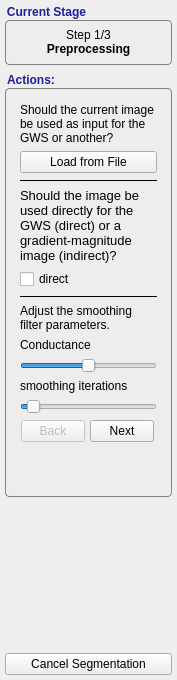
<?xml version="1.0" encoding="UTF-8"?>
<ui version="4.0">
 <class>GlobalWSWizardPanel</class>
 <widget class="QWidget" name="GlobalWSWizardPanel">
  <property name="geometry">
   <rect>
    <x>0</x>
    <y>0</y>
    <width>177</width>
    <height>680</height>
   </rect>
  </property>
  <property name="sizePolicy">
   <sizepolicy hsizetype="Preferred" vsizetype="Preferred">
    <horstretch>0</horstretch>
    <verstretch>0</verstretch>
   </sizepolicy>
  </property>
  <property name="maximumSize">
   <size>
    <width>177</width>
    <height>16777215</height>
   </size>
  </property>
  <property name="windowTitle">
   <string>Form</string>
  </property>
  <property name="styleSheet">
   <string notr="true">* {
font-size: 12px;
}
QGroupBox {
  background-origin: content;
  margin-top: 15px;
  font-weight: bold;
  font-size: 12px;
  font-family: helvetica;
  color: rgb(30,30,160);
  background-color: rgb(237,237,237);
  padding: 5px;
  border-radius: 4px;
  border: 1px solid rgb(130,130,130);
}
QGroupBox::title {
  subcontrol-origin: 	margin;
  subcontrol-position: top left;
}

</string>
  </property>
  <layout class="QVBoxLayout" name="verticalLayout_3">
   <property name="spacing">
    <number>8</number>
   </property>
   <property name="margin">
    <number>5</number>
   </property>
   <item>
    <widget class="QGroupBox" name="boxStepInfo">
     <property name="minimumSize">
      <size>
       <width>0</width>
       <height>60</height>
      </size>
     </property>
     <property name="title">
      <string>Current Stage</string>
     </property>
     <layout class="QVBoxLayout" name="verticalLayout">
      <property name="margin">
       <number>0</number>
      </property>
      <item>
       <widget class="QStackedWidget" name="stackStepInfo">
        <property name="sizePolicy">
         <sizepolicy hsizetype="Preferred" vsizetype="Maximum">
          <horstretch>0</horstretch>
          <verstretch>0</verstretch>
         </sizepolicy>
        </property>
        <property name="currentIndex">
         <number>0</number>
        </property>
        <widget class="QWidget" name="pgInfoPreproc">
         <layout class="QVBoxLayout" name="verticalLayout_6">
          <property name="margin">
           <number>0</number>
          </property>
          <item>
           <widget class="QLabel" name="label_10">
            <property name="maximumSize">
             <size>
              <width>16777215</width>
              <height>16777215</height>
             </size>
            </property>
            <property name="styleSheet">
             <string notr="true">font-size:10px;</string>
            </property>
            <property name="text">
             <string>&lt;!DOCTYPE HTML PUBLIC &quot;-//W3C//DTD HTML 4.0//EN&quot; &quot;http://www.w3.org/TR/REC-html40/strict.dtd&quot;&gt;
&lt;html&gt;&lt;head&gt;&lt;meta name=&quot;qrichtext&quot; content=&quot;1&quot; /&gt;&lt;style type=&quot;text/css&quot;&gt;
p, li { white-space: pre-wrap; }
&lt;/style&gt;&lt;/head&gt;&lt;body style=&quot; font-family:'Lucida Grande'; font-size:10px; font-weight:400; font-style:normal;&quot;&gt;
&lt;p align=&quot;center&quot; style=&quot; margin-top:0px; margin-bottom:0px; margin-left:0px; margin-right:0px; -qt-block-indent:0; text-indent:0px;&quot;&gt;&lt;span style=&quot; font-size:12px;&quot;&gt;Step 1/3&lt;/span&gt;&lt;/p&gt;
&lt;p align=&quot;center&quot; style=&quot; margin-top:0px; margin-bottom:0px; margin-left:0px; margin-right:0px; -qt-block-indent:0; text-indent:0px;&quot;&gt;&lt;span style=&quot; font-size:12px; font-weight:600;&quot;&gt;Preprocessing&lt;/span&gt;&lt;/p&gt;&lt;/body&gt;&lt;/html&gt;</string>
            </property>
            <property name="wordWrap">
             <bool>true</bool>
            </property>
           </widget>
          </item>
         </layout>
        </widget>
        <widget class="QWidget" name="pgInfoWSRange">
         <layout class="QVBoxLayout" name="verticalLayout_8">
          <property name="margin">
           <number>0</number>
          </property>
          <item>
           <widget class="QLabel" name="label_11">
            <property name="maximumSize">
             <size>
              <width>16777215</width>
              <height>16777215</height>
             </size>
            </property>
            <property name="styleSheet">
             <string notr="true">font-size:10px;</string>
            </property>
            <property name="text">
             <string>&lt;!DOCTYPE HTML PUBLIC &quot;-//W3C//DTD HTML 4.0//EN&quot; &quot;http://www.w3.org/TR/REC-html40/strict.dtd&quot;&gt;
&lt;html&gt;&lt;head&gt;&lt;meta name=&quot;qrichtext&quot; content=&quot;1&quot; /&gt;&lt;style type=&quot;text/css&quot;&gt;
p, li { white-space: pre-wrap; }
&lt;/style&gt;&lt;/head&gt;&lt;body style=&quot; font-family:'Lucida Grande'; font-size:10px; font-weight:400; font-style:normal;&quot;&gt;
&lt;p align=&quot;center&quot; style=&quot; margin-top:0px; margin-bottom:0px; margin-left:0px; margin-right:0px; -qt-block-indent:0; text-indent:0px;&quot;&gt;&lt;span style=&quot; font-size:12px;&quot;&gt;Step 2/3&lt;/span&gt;&lt;/p&gt;
&lt;p align=&quot;center&quot; style=&quot; margin-top:0px; margin-bottom:0px; margin-left:0px; margin-right:0px; -qt-block-indent:0; text-indent:0px;&quot;&gt;&lt;span style=&quot; font-size:12px; font-weight:600;&quot;&gt;Initialization&lt;/span&gt;&lt;/p&gt;&lt;/body&gt;&lt;/html&gt;</string>
            </property>
            <property name="wordWrap">
             <bool>true</bool>
            </property>
           </widget>
          </item>
         </layout>
        </widget>
        <widget class="QWidget" name="page">
         <layout class="QVBoxLayout" name="verticalLayout_9">
          <property name="margin">
           <number>0</number>
          </property>
          <item>
           <widget class="QLabel" name="pgInfoJoin">
            <property name="maximumSize">
             <size>
              <width>16777215</width>
              <height>16777215</height>
             </size>
            </property>
            <property name="styleSheet">
             <string notr="true">font-size:10px;</string>
            </property>
            <property name="text">
             <string>&lt;!DOCTYPE HTML PUBLIC &quot;-//W3C//DTD HTML 4.0//EN&quot; &quot;http://www.w3.org/TR/REC-html40/strict.dtd&quot;&gt;
&lt;html&gt;&lt;head&gt;&lt;meta name=&quot;qrichtext&quot; content=&quot;1&quot; /&gt;&lt;style type=&quot;text/css&quot;&gt;
p, li { white-space: pre-wrap; }
&lt;/style&gt;&lt;/head&gt;&lt;body style=&quot; font-family:'Sans Serif'; font-size:10px; font-weight:400; font-style:normal;&quot;&gt;
&lt;p align=&quot;center&quot; style=&quot; margin-top:0px; margin-bottom:0px; margin-left:0px; margin-right:0px; -qt-block-indent:0; text-indent:0px;&quot;&gt;&lt;span style=&quot; font-family:'Lucida Grande'; font-size:12px;&quot;&gt;Step 3/3&lt;/span&gt;&lt;/p&gt;
&lt;p align=&quot;center&quot; style=&quot; margin-top:0px; margin-bottom:0px; margin-left:0px; margin-right:0px; -qt-block-indent:0; text-indent:0px;&quot;&gt;&lt;span style=&quot; font-family:'Lucida Grande'; font-size:12px; font-weight:600;&quot;&gt;Click 'n' Join&lt;/span&gt;&lt;/p&gt;&lt;/body&gt;&lt;/html&gt;</string>
            </property>
            <property name="wordWrap">
             <bool>true</bool>
            </property>
           </widget>
          </item>
         </layout>
        </widget>
       </widget>
      </item>
     </layout>
    </widget>
   </item>
   <item>
    <widget class="QGroupBox" name="grpPreprocActions">
     <property name="sizePolicy">
      <sizepolicy hsizetype="Preferred" vsizetype="Preferred">
       <horstretch>0</horstretch>
       <verstretch>0</verstretch>
      </sizepolicy>
     </property>
     <property name="title">
      <string>Actions:</string>
     </property>
     <layout class="QHBoxLayout" name="horizontalLayout">
      <property name="margin">
       <number>0</number>
      </property>
      <item>
       <widget class="QStackedWidget" name="stack">
        <property name="sizePolicy">
         <sizepolicy hsizetype="Maximum" vsizetype="Preferred">
          <horstretch>0</horstretch>
          <verstretch>0</verstretch>
         </sizepolicy>
        </property>
        <property name="currentIndex">
         <number>0</number>
        </property>
        <widget class="QWidget" name="pgPreproc">
         <layout class="QVBoxLayout" name="verticalLayout_2">
          <item>
           <widget class="QLabel" name="label_2">
            <property name="sizePolicy">
             <sizepolicy hsizetype="Preferred" vsizetype="Preferred">
              <horstretch>0</horstretch>
              <verstretch>0</verstretch>
             </sizepolicy>
            </property>
            <property name="text">
             <string>&lt;html&gt;&lt;head/&gt;&lt;body&gt;&lt;p&gt;Should the current image be used as input for the GWS or another?&lt;/p&gt;&lt;/body&gt;&lt;/html&gt;</string>
            </property>
            <property name="wordWrap">
             <bool>true</bool>
            </property>
           </widget>
          </item>
          <item>
           <widget class="QPushButton" name="btnLoadFromFile">
            <property name="text">
             <string>Load from File</string>
            </property>
           </widget>
          </item>
          <item>
           <widget class="Line" name="line">
            <property name="frameShadow">
             <enum>QFrame::Plain</enum>
            </property>
            <property name="orientation">
             <enum>Qt::Horizontal</enum>
            </property>
           </widget>
          </item>
          <item>
           <widget class="QWidget" name="widget_4" native="true">
            <layout class="QHBoxLayout" name="horizontalLayout_3">
             <property name="spacing">
              <number>12</number>
             </property>
             <property name="margin">
              <number>0</number>
             </property>
             <item>
              <widget class="QLabel" name="label_3">
               <property name="text">
                <string>&lt;!DOCTYPE HTML PUBLIC &quot;-//W3C//DTD HTML 4.0//EN&quot; &quot;http://www.w3.org/TR/REC-html40/strict.dtd&quot;&gt;
&lt;html&gt;&lt;head&gt;&lt;meta name=&quot;qrichtext&quot; content=&quot;1&quot; /&gt;&lt;style type=&quot;text/css&quot;&gt;
p, li { white-space: pre-wrap; }
&lt;/style&gt;&lt;/head&gt;&lt;body style=&quot; font-family:'Sans Serif'; font-size:12px; font-weight:400; font-style:normal;&quot;&gt;
&lt;p style=&quot; margin-top:0px; margin-bottom:0px; margin-left:0px; margin-right:0px; -qt-block-indent:0; text-indent:0px;&quot;&gt;&lt;span style=&quot; font-family:'Lucida Grande'; font-size:13px;&quot;&gt;Should the image be used directly for the GWS (direct) or a gradient-magnitude image (indirect)?&lt;/span&gt;&lt;/p&gt;&lt;/body&gt;&lt;/html&gt;</string>
               </property>
               <property name="wordWrap">
                <bool>true</bool>
               </property>
              </widget>
             </item>
            </layout>
           </widget>
          </item>
          <item>
           <widget class="QCheckBox" name="chkGlobalWSDirect">
            <property name="text">
             <string>direct</string>
            </property>
           </widget>
          </item>
          <item>
           <widget class="Line" name="line_2">
            <property name="frameShadow">
             <enum>QFrame::Plain</enum>
            </property>
            <property name="orientation">
             <enum>Qt::Horizontal</enum>
            </property>
           </widget>
          </item>
          <item>
           <widget class="QLabel" name="label_12">
            <property name="text">
             <string>&lt;!DOCTYPE HTML PUBLIC &quot;-//W3C//DTD HTML 4.0//EN&quot; &quot;http://www.w3.org/TR/REC-html40/strict.dtd&quot;&gt;
&lt;html&gt;&lt;head&gt;&lt;meta name=&quot;qrichtext&quot; content=&quot;1&quot; /&gt;&lt;style type=&quot;text/css&quot;&gt;
p, li { white-space: pre-wrap; }
&lt;/style&gt;&lt;/head&gt;&lt;body style=&quot; font-family:'Sans Serif'; font-size:12px; font-weight:400; font-style:normal;&quot;&gt;
&lt;p style=&quot; margin-top:0px; margin-bottom:0px; margin-left:0px; margin-right:0px; -qt-block-indent:0; text-indent:0px;&quot;&gt;&lt;span style=&quot; font-family:'Lucida Grande'; font-size:12px;&quot;&gt;Adjust the smoothing filter parameters.&lt;/span&gt;&lt;/p&gt;&lt;/body&gt;&lt;/html&gt;</string>
            </property>
            <property name="wordWrap">
             <bool>true</bool>
            </property>
           </widget>
          </item>
          <item>
           <widget class="QLabel" name="label_5">
            <property name="text">
             <string>Conductance</string>
            </property>
           </widget>
          </item>
          <item>
           <widget class="QDoubleSliderWithEditor" name="inConductance">
            <property name="maximum">
             <number>100</number>
            </property>
            <property name="singleStep">
             <number>0</number>
            </property>
            <property name="value">
             <number>50</number>
            </property>
            <property name="orientation">
             <enum>Qt::Horizontal</enum>
            </property>
           </widget>
          </item>
          <item>
           <widget class="QLabel" name="label_4">
            <property name="text">
             <string>smoothing iterations</string>
            </property>
           </widget>
          </item>
          <item>
           <widget class="QDoubleSliderWithEditor" name="inSmoothingIter">
            <property name="minimum">
             <number>1</number>
            </property>
            <property name="maximum">
             <number>200</number>
            </property>
            <property name="value">
             <number>10</number>
            </property>
            <property name="orientation">
             <enum>Qt::Horizontal</enum>
            </property>
           </widget>
          </item>
          <item>
           <widget class="QWidget" name="widget_9" native="true">
            <layout class="QHBoxLayout" name="horizontalLayout_9">
             <property name="spacing">
              <number>4</number>
             </property>
             <property name="margin">
              <number>0</number>
             </property>
             <item>
              <widget class="QPushButton" name="pushButton_7">
               <property name="enabled">
                <bool>false</bool>
               </property>
               <property name="sizePolicy">
                <sizepolicy hsizetype="Maximum" vsizetype="Fixed">
                 <horstretch>0</horstretch>
                 <verstretch>0</verstretch>
                </sizepolicy>
               </property>
               <property name="maximumSize">
                <size>
                 <width>64</width>
                 <height>16777215</height>
                </size>
               </property>
               <property name="text">
                <string>Back</string>
               </property>
              </widget>
             </item>
             <item>
              <widget class="QPushButton" name="btnNextPreproc">
               <property name="sizePolicy">
                <sizepolicy hsizetype="Maximum" vsizetype="Fixed">
                 <horstretch>0</horstretch>
                 <verstretch>0</verstretch>
                </sizepolicy>
               </property>
               <property name="maximumSize">
                <size>
                 <width>64</width>
                 <height>16777215</height>
                </size>
               </property>
               <property name="text">
                <string>Next</string>
               </property>
              </widget>
             </item>
            </layout>
           </widget>
          </item>
          <item>
           <spacer name="verticalSpacer_6">
            <property name="orientation">
             <enum>Qt::Vertical</enum>
            </property>
            <property name="sizeHint" stdset="0">
             <size>
              <width>20</width>
              <height>40</height>
             </size>
            </property>
           </spacer>
          </item>
         </layout>
        </widget>
        <widget class="QWidget" name="pgWSRange">
         <layout class="QVBoxLayout" name="verticalLayout_4">
          <property name="margin">
           <number>0</number>
          </property>
          <item>
           <widget class="QLabel" name="label_6">
            <property name="text">
             <string>&lt;html&gt;&lt;head/&gt;&lt;body&gt;&lt;p&gt;Adjust the initial parameters for the GWS. No watersheds between the &amp;quot;Min. Depth&amp;quot; and the &amp;quot;Max. Depth&amp;quot; will be available (the smaller this range the faster is the computation). Both parameters are a percentage of the height range of the GWS input image.&lt;/p&gt;&lt;/body&gt;&lt;/html&gt;</string>
            </property>
            <property name="wordWrap">
             <bool>true</bool>
            </property>
           </widget>
          </item>
          <item>
           <widget class="Line" name="line_6">
            <property name="frameShadow">
             <enum>QFrame::Plain</enum>
            </property>
            <property name="orientation">
             <enum>Qt::Horizontal</enum>
            </property>
           </widget>
          </item>
          <item>
           <widget class="QLabel" name="label_7">
            <property name="text">
             <string>Minimum Depth</string>
            </property>
           </widget>
          </item>
          <item>
           <widget class="QDoubleSliderWithEditor" name="inWSMin">
            <property name="sizePolicy">
             <sizepolicy hsizetype="Expanding" vsizetype="Expanding">
              <horstretch>0</horstretch>
              <verstretch>0</verstretch>
             </sizepolicy>
            </property>
            <property name="maximum">
             <number>100</number>
            </property>
            <property name="orientation">
             <enum>Qt::Horizontal</enum>
            </property>
           </widget>
          </item>
          <item>
           <widget class="QLabel" name="label_8">
            <property name="text">
             <string>Maximum Depth</string>
            </property>
           </widget>
          </item>
          <item>
           <widget class="QDoubleSliderWithEditor" name="inWSMax">
            <property name="maximum">
             <number>100</number>
            </property>
            <property name="value">
             <number>100</number>
            </property>
            <property name="orientation">
             <enum>Qt::Horizontal</enum>
            </property>
           </widget>
          </item>
          <item>
           <widget class="Line" name="line_3">
            <property name="frameShadow">
             <enum>QFrame::Plain</enum>
            </property>
            <property name="orientation">
             <enum>Qt::Horizontal</enum>
            </property>
           </widget>
          </item>
          <item>
           <widget class="QLabel" name="label_16">
            <property name="text">
             <string>&lt;!DOCTYPE HTML PUBLIC &quot;-//W3C//DTD HTML 4.0//EN&quot; &quot;http://www.w3.org/TR/REC-html40/strict.dtd&quot;&gt;
&lt;html&gt;&lt;head&gt;&lt;meta name=&quot;qrichtext&quot; content=&quot;1&quot; /&gt;&lt;style type=&quot;text/css&quot;&gt;
p, li { white-space: pre-wrap; }
&lt;/style&gt;&lt;/head&gt;&lt;body style=&quot; font-family:'Sans Serif'; font-size:12px; font-weight:400; font-style:normal;&quot;&gt;
&lt;p style=&quot; margin-top:0px; margin-bottom:0px; margin-left:0px; margin-right:0px; -qt-block-indent:0; text-indent:0px;&quot;&gt;&lt;span style=&quot; font-family:'Lucida Grande'; font-size:13px;&quot;&gt;Press 'Next' to start the computation of the hierarchy tree of Watersheds. This might take a while!&lt;/span&gt;&lt;/p&gt;&lt;/body&gt;&lt;/html&gt;</string>
            </property>
            <property name="wordWrap">
             <bool>true</bool>
            </property>
           </widget>
          </item>
          <item>
           <widget class="QWidget" name="widget_13" native="true">
            <layout class="QHBoxLayout" name="horizontalLayout_15">
             <property name="spacing">
              <number>4</number>
             </property>
             <property name="margin">
              <number>0</number>
             </property>
             <item>
              <widget class="QPushButton" name="btnWSRangeBack">
               <property name="sizePolicy">
                <sizepolicy hsizetype="Maximum" vsizetype="Fixed">
                 <horstretch>0</horstretch>
                 <verstretch>0</verstretch>
                </sizepolicy>
               </property>
               <property name="maximumSize">
                <size>
                 <width>64</width>
                 <height>16777215</height>
                </size>
               </property>
               <property name="text">
                <string>Back</string>
               </property>
              </widget>
             </item>
             <item>
              <widget class="QPushButton" name="btnWSRangeNext">
               <property name="sizePolicy">
                <sizepolicy hsizetype="Maximum" vsizetype="Fixed">
                 <horstretch>0</horstretch>
                 <verstretch>0</verstretch>
                </sizepolicy>
               </property>
               <property name="maximumSize">
                <size>
                 <width>64</width>
                 <height>16777215</height>
                </size>
               </property>
               <property name="text">
                <string>Next</string>
               </property>
              </widget>
             </item>
            </layout>
           </widget>
          </item>
          <item>
           <spacer name="verticalSpacer_5">
            <property name="orientation">
             <enum>Qt::Vertical</enum>
            </property>
            <property name="sizeHint" stdset="0">
             <size>
              <width>20</width>
              <height>0</height>
             </size>
            </property>
           </spacer>
          </item>
         </layout>
        </widget>
        <widget class="QWidget" name="pgDynWSLevel">
         <layout class="QVBoxLayout" name="verticalLayout_5">
          <property name="margin">
           <number>0</number>
          </property>
          <item>
           <widget class="QWidget" name="widget_14" native="true">
            <layout class="QHBoxLayout" name="horizontalLayout_12">
             <property name="spacing">
              <number>12</number>
             </property>
             <property name="margin">
              <number>0</number>
             </property>
             <item>
              <widget class="QLabel" name="label_13">
               <property name="sizePolicy">
                <sizepolicy hsizetype="Preferred" vsizetype="Preferred">
                 <horstretch>0</horstretch>
                 <verstretch>0</verstretch>
                </sizepolicy>
               </property>
               <property name="maximumSize">
                <size>
                 <width>16777215</width>
                 <height>16777215</height>
                </size>
               </property>
               <property name="text">
                <string>&lt;!DOCTYPE HTML PUBLIC &quot;-//W3C//DTD HTML 4.0//EN&quot; &quot;http://www.w3.org/TR/REC-html40/strict.dtd&quot;&gt;
&lt;html&gt;&lt;head&gt;&lt;meta name=&quot;qrichtext&quot; content=&quot;1&quot; /&gt;&lt;style type=&quot;text/css&quot;&gt;
p, li { white-space: pre-wrap; }
&lt;/style&gt;&lt;/head&gt;&lt;body style=&quot; font-family:'Sans Serif'; font-size:12px; font-weight:400; font-style:normal;&quot;&gt;
&lt;p style=&quot; margin-top:0px; margin-bottom:0px; margin-left:0px; margin-right:0px; -qt-block-indent:0; text-indent:0px;&quot;&gt;&lt;span style=&quot; font-family:'Lucida Grande'; font-size:12px;&quot;&gt;Click LMB to add labeled regions to the final segmentation with the current foreground Label, RMB to remove.&lt;/span&gt;&lt;/p&gt;
&lt;p style=&quot; margin-top:0px; margin-bottom:0px; margin-left:0px; margin-right:0px; -qt-block-indent:0; text-indent:0px;&quot;&gt;&lt;span style=&quot; font-family:'Lucida Grande'; font-size:13px;&quot;&gt;Use the slider or +/- to adjust the actual depth used for merging labels within the watershed hierarchy.&lt;/span&gt;&lt;/p&gt;
&lt;p style=&quot; margin-top:0px; margin-bottom:0px; margin-left:0px; margin-right:0px; -qt-block-indent:0; text-indent:0px;&quot;&gt;&lt;span style=&quot; font-family:'Lucida Grande'; font-size:13px;&quot;&gt;CTRL+LMB/RMB picks the FG/BG label from the final segmentation.&lt;/span&gt;&lt;/p&gt;&lt;/body&gt;&lt;/html&gt;</string>
               </property>
               <property name="wordWrap">
                <bool>true</bool>
               </property>
              </widget>
             </item>
            </layout>
           </widget>
          </item>
          <item>
           <widget class="Line" name="line_5">
            <property name="frameShadow">
             <enum>QFrame::Plain</enum>
            </property>
            <property name="orientation">
             <enum>Qt::Horizontal</enum>
            </property>
           </widget>
          </item>
          <item>
           <widget class="QLabel" name="label">
            <property name="text">
             <string>adjustable Level</string>
            </property>
           </widget>
          </item>
          <item>
           <widget class="QDoubleSliderWithEditor" name="inWSLevel">
            <property name="maximum">
             <number>100</number>
            </property>
            <property name="value">
             <number>22</number>
            </property>
            <property name="orientation">
             <enum>Qt::Horizontal</enum>
            </property>
           </widget>
          </item>
          <item>
           <widget class="Line" name="line_4">
            <property name="frameShadow">
             <enum>QFrame::Plain</enum>
            </property>
            <property name="orientation">
             <enum>Qt::Horizontal</enum>
            </property>
           </widget>
          </item>
          <item>
           <widget class="QLabel" name="label_17">
            <property name="text">
             <string>&lt;!DOCTYPE HTML PUBLIC &quot;-//W3C//DTD HTML 4.0//EN&quot; &quot;http://www.w3.org/TR/REC-html40/strict.dtd&quot;&gt;
&lt;html&gt;&lt;head&gt;&lt;meta name=&quot;qrichtext&quot; content=&quot;1&quot; /&gt;&lt;style type=&quot;text/css&quot;&gt;
p, li { white-space: pre-wrap; }
&lt;/style&gt;&lt;/head&gt;&lt;body style=&quot; font-family:'Sans Serif'; font-size:12px; font-weight:400; font-style:normal;&quot;&gt;
&lt;p style=&quot; margin-top:0px; margin-bottom:0px; margin-left:0px; margin-right:0px; -qt-block-indent:0; text-indent:0px;&quot;&gt;&lt;span style=&quot; font-family:'Lucida Grande'; font-size:13px;&quot;&gt;&amp;quot;Finish&amp;quot; will copy the final segmentation according to the chosen draw-over mode (BG label).&lt;/span&gt;&lt;/p&gt;&lt;/body&gt;&lt;/html&gt;</string>
            </property>
            <property name="wordWrap">
             <bool>true</bool>
            </property>
           </widget>
          </item>
          <item>
           <widget class="QWidget" name="widget_18" native="true">
            <layout class="QHBoxLayout" name="horizontalLayout_16">
             <property name="spacing">
              <number>4</number>
             </property>
             <property name="margin">
              <number>0</number>
             </property>
             <item>
              <widget class="QPushButton" name="btnJoinBack">
               <property name="sizePolicy">
                <sizepolicy hsizetype="Maximum" vsizetype="Fixed">
                 <horstretch>0</horstretch>
                 <verstretch>0</verstretch>
                </sizepolicy>
               </property>
               <property name="maximumSize">
                <size>
                 <width>64</width>
                 <height>16777215</height>
                </size>
               </property>
               <property name="text">
                <string>Back</string>
               </property>
              </widget>
             </item>
             <item>
              <widget class="QPushButton" name="btnGWSfinish">
               <property name="sizePolicy">
                <sizepolicy hsizetype="Maximum" vsizetype="Fixed">
                 <horstretch>0</horstretch>
                 <verstretch>0</verstretch>
                </sizepolicy>
               </property>
               <property name="maximumSize">
                <size>
                 <width>64</width>
                 <height>16777215</height>
                </size>
               </property>
               <property name="text">
                <string>Finish</string>
               </property>
              </widget>
             </item>
            </layout>
           </widget>
          </item>
          <item>
           <spacer name="verticalSpacer">
            <property name="orientation">
             <enum>Qt::Vertical</enum>
            </property>
            <property name="sizeHint" stdset="0">
             <size>
              <width>20</width>
              <height>0</height>
             </size>
            </property>
           </spacer>
          </item>
         </layout>
        </widget>
       </widget>
      </item>
     </layout>
    </widget>
   </item>
   <item>
    <spacer name="verticalSpacer_4">
     <property name="orientation">
      <enum>Qt::Vertical</enum>
     </property>
     <property name="sizeHint" stdset="0">
      <size>
       <width>20</width>
       <height>40</height>
      </size>
     </property>
    </spacer>
   </item>
   <item>
    <widget class="QPushButton" name="btnCancel">
     <property name="text">
      <string>Cancel Segmentation</string>
     </property>
    </widget>
   </item>
  </layout>
  <action name="actionIncreaseWSLevel">
   <property name="text">
    <string>Increase WS Level</string>
   </property>
   <property name="toolTip">
    <string>Increase Watershed Level</string>
   </property>
   <property name="shortcut">
    <string>+</string>
   </property>
  </action>
  <action name="actionDecreaseWSLevel">
   <property name="text">
    <string>Decrease WS Level</string>
   </property>
   <property name="toolTip">
    <string>Decrease Watershed Level</string>
   </property>
   <property name="shortcut">
    <string>-</string>
   </property>
  </action>
 </widget>
 <customwidgets>
  <customwidget>
   <class>QDoubleSliderWithEditor</class>
   <extends>QSlider</extends>
   <header location="global">QDoubleSliderWithEditor.h</header>
  </customwidget>
 </customwidgets>
 <resources/>
 <connections/>
</ui>
